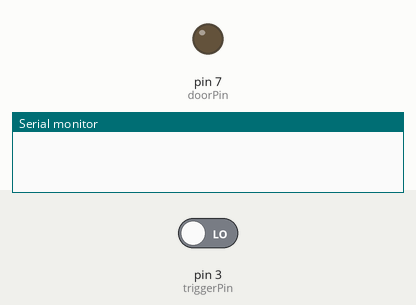
Recording of a sketch running on a simulated Arduino Uno, built with avr-gcc and run on an emulated ATmega328P. Shown: output pins drawn as LEDs (lit = HIGH), the last lines printed to the serial monitor. Dashed ring = blinking. Inputs (shaded band) come from the test bench; at power-on: pin 3 (triggerPin) LOW.

Above: at 4.2 s.
4.3 s: pin 3 (triggerPin) driven HIGH
At 4.45 s:
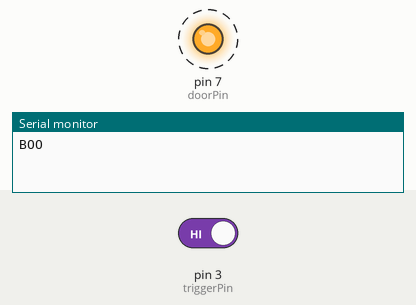
At 9.3 s:
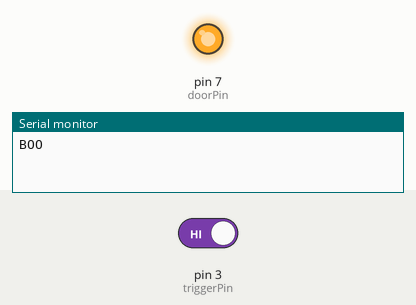
Timing chart, 0 to 10.8 s (numbered marks = the images above; inputs shaded):
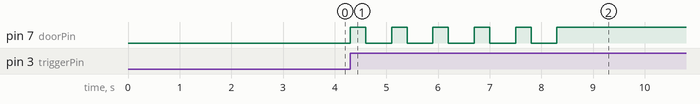

The sketch:

HalloweenCoffin.ino
```cpp
// HalloweenCoffin.ino
// This code controls the Halloween coffin.
// It listens for a trigger from a controller and bangs/opens the coffin door when triggered.
// The coffin door then closes after a delay.
// This is meant to run on an Arduino Uno with a 10k pull-down resistor on the trigger pin.
// One end of a 10kΩ resistor to the trigger pin (pin 3)
// Other end of the resistor to GND
// Your button/trigger between pin 3 and +5V
// This ensures the pin stays LOW until actively pulled HIGH by your trigger.


const int triggerPin = 3;     // the number of the blue pushbutton pin
const int doorPin =  7;      // the number of the coffin door relay in pin

void setup() {
  // initialize the door pin as an output
  pinMode(doorPin, OUTPUT);
  digitalWrite(doorPin, LOW);

  // initialize the trigger pin as an input
  pinMode(triggerPin, INPUT);

  Serial.begin(9600);               // starts the serial monitor
  delay(3000);
}

void loop() {
  // Only run when triggerPin is HIGH
  if (digitalRead(triggerPin) == HIGH) {
    Serial.println("BOO");

    digitalWrite(doorPin, HIGH);
    delay(300);
    digitalWrite(doorPin, LOW);
    delay(500);

    digitalWrite(doorPin, HIGH);
    delay(300);
    digitalWrite(doorPin, LOW);
    delay(500);

    digitalWrite(doorPin, HIGH);
    delay(300);
    digitalWrite(doorPin, LOW);
    delay(500);

    digitalWrite(doorPin, HIGH);
    delay(300);
    digitalWrite(doorPin, LOW);
    delay(500);

    digitalWrite(doorPin, HIGH);
    delay(300);
    digitalWrite(doorPin, LOW);
    delay(500);

    digitalWrite(doorPin, HIGH);
    delay(7000);
    digitalWrite(doorPin, LOW);
    delay(1000);

  }
}
```

Measured:
- after the input at 4.3 s, pin 7 (doorPin): alternates HIGH for 0.30 s and LOW for 0.50 s, 11 changes in all, then stays HIGH, starting at once
